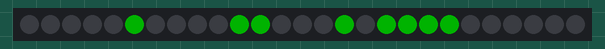
The sketch below on a simulated Arduino Uno, built with avr-gcc and run on an emulated ATmega328P. Parts: 27 RGB LEDs in strip order, left to right. Dim RGB values are drawn brighter than linear.

Above: at 1.6 s.
At 16.1 s:
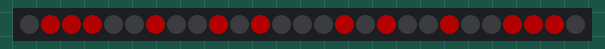
At 23.3 s:
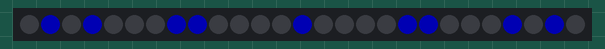
At 37.8 s:
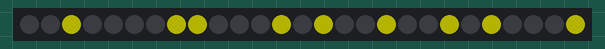

The sketch:

smiles.ino
```cpp
#include <Adafruit_NeoPixel.h>

const int MAX_VAL = 64;
const int N_STEPS = 16;
const int DELTA = MAX_VAL / N_STEPS;

const int NP_PIN = 6;
const int N_LEDS = 27;

const int FADE_IN = 0;
const int FADE_OUT = 1;

const int HAPPY[] = {
    0,  0,  0,  0,  0,
  1,  0,  0,  0,  0,  1,
    1,  0,  0,  0,  1,
  0,  1,  1,  1,  1,  0,
    0,  0,  0,  0,  0,
};

const int BAD[] = {
    0,  0,  1,  0,  0,
  0,  0,  1,  1,  0,  0,
    0,  1,  0,  1,  0,
  0,  1,  0,  0,  1,  0,
    1,  0,  0,  0,  1,
};

const int SURPRISE[] = {
    0,  1,  1,  1,  0,
  0,  1,  0,  0,  1,  0,
    1,  0,  0,  0,  1,
  0,  1,  0,  0,  1,  0,
    0,  1,  1,  1,  0,
};

const int SAD[] = {
    0,  1,  0,  1,  0,
  0,  0,  1,  1,  0,  0,
    0,  0,  1,  0,  0,
  0,  0,  1,  1,  0,  0,
    0,  1,  0,  1,  0,
};

// Parameter 1 = number of pixels in strip
// Parameter 2 = pin number (most are valid)
// Parameter 3 = pixel type flags, add together as needed:
//   NEO_RGB     Pixels are wired for RGB bitstream
//   NEO_GRB     Pixels are wired for GRB bitstream
//   NEO_KHZ400  400 KHz bitstream (e.g. FLORA pixels)
//   NEO_KHZ800  800 KHz bitstream (e.g. High Density LED strip)
Adafruit_NeoPixel strip = Adafruit_NeoPixel(N_LEDS, NP_PIN, NEO_GRB | NEO_KHZ800);

void setup() {
  strip.begin();
  strip.show(); // Initialize all pixels to 'off'
}

void loop() {
  fade(0, MAX_VAL, 0, HAPPY, FADE_IN);
  delay(2000);
  fade(0, MAX_VAL, 0, HAPPY, FADE_OUT);
  delay(2000);
  fade(MAX_VAL, MAX_VAL, 0, BAD, FADE_IN);
  delay(2000);
  fade(MAX_VAL, MAX_VAL, 0, BAD, FADE_OUT);
  delay(2000);
  fade(MAX_VAL, 0, 0, SURPRISE, FADE_IN);
  delay(2000);
  fade(MAX_VAL, 0, 0, SURPRISE, FADE_OUT);
  delay(2000);
  fade(0, 0, MAX_VAL, SAD, FADE_IN);
  delay(2000);
  fade(0, 0, MAX_VAL, SAD, FADE_OUT);
  delay(2000);
}

void clear() {
  for (uint16_t i = 0; i < strip.numPixels(); ++i) {
    strip.setPixelColor(i, strip.Color(0, 0, 0));
  }
  strip.show();
}

void fade(int target_r, int target_g, int target_b, int target_pattern[], int in_or_out) {
  int delta_r = target_r / N_STEPS;
  int delta_g = target_g / N_STEPS;
  int delta_b = target_b / N_STEPS;
  for (int t = 0; t < N_STEPS; ++t) {
    int r, g, b;
    if (in_or_out == FADE_IN) {
      r = delta_r * t;
      g = delta_g * t;
      b = delta_b * t;
    }
    else {
      r = target_r - delta_r * (t + 1);
      g = target_g - delta_g * (t + 1);
      b = target_b - delta_b * (t + 1);
    }
    for (int i = 0; i < N_LEDS; ++i) {
      if (target_pattern[i] == 1) {
        strip.setPixelColor(i, strip.Color(r, g, b));
      }
    }
    strip.show();
    delay(100);
  }
}
```
